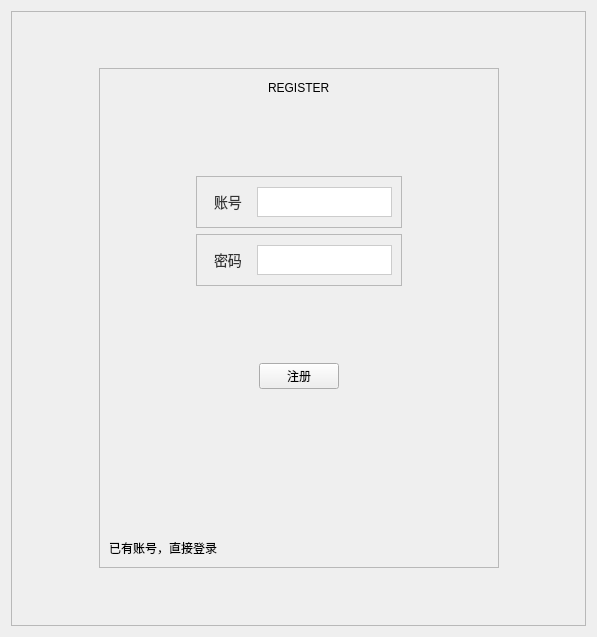
<?xml version="1.0" encoding="UTF-8"?>
<ui version="4.0">
 <class>registerwidget</class>
 <widget class="QWidget" name="registerwidget">
  <property name="geometry">
   <rect>
    <x>0</x>
    <y>0</y>
    <width>597</width>
    <height>637</height>
   </rect>
  </property>
  <property name="windowTitle">
   <string>Form</string>
  </property>
  <layout class="QGridLayout" name="gridLayout_4">
   <item row="0" column="0">
    <widget class="QFrame" name="frame_background">
     <property name="frameShape">
      <enum>QFrame::Shape::StyledPanel</enum>
     </property>
     <property name="frameShadow">
      <enum>QFrame::Shadow::Raised</enum>
     </property>
     <layout class="QGridLayout" name="gridLayout_2">
      <item row="0" column="0">
       <layout class="QHBoxLayout" name="horizontalLayout_4">
        <item>
         <spacer name="horizontalSpacer_5">
          <property name="orientation">
           <enum>Qt::Orientation::Horizontal</enum>
          </property>
          <property name="sizeHint" stdset="0">
           <size>
            <width>40</width>
            <height>20</height>
           </size>
          </property>
         </spacer>
        </item>
        <item>
         <widget class="QFrame" name="frame_login">
          <property name="sizePolicy">
           <sizepolicy hsizetype="Fixed" vsizetype="Fixed">
            <horstretch>0</horstretch>
            <verstretch>0</verstretch>
           </sizepolicy>
          </property>
          <property name="minimumSize">
           <size>
            <width>400</width>
            <height>500</height>
           </size>
          </property>
          <property name="maximumSize">
           <size>
            <width>400</width>
            <height>500</height>
           </size>
          </property>
          <property name="frameShape">
           <enum>QFrame::Shape::StyledPanel</enum>
          </property>
          <property name="frameShadow">
           <enum>QFrame::Shadow::Raised</enum>
          </property>
          <layout class="QVBoxLayout" name="verticalLayout">
           <item>
            <layout class="QHBoxLayout" name="horizontalLayout">
             <item>
              <spacer name="horizontalSpacer">
               <property name="orientation">
                <enum>Qt::Orientation::Horizontal</enum>
               </property>
               <property name="sizeHint" stdset="0">
                <size>
                 <width>40</width>
                 <height>20</height>
                </size>
               </property>
              </spacer>
             </item>
             <item>
              <widget class="QLabel" name="label_title">
               <property name="text">
                <string>REGISTER</string>
               </property>
              </widget>
             </item>
             <item>
              <spacer name="horizontalSpacer_2">
               <property name="orientation">
                <enum>Qt::Orientation::Horizontal</enum>
               </property>
               <property name="sizeHint" stdset="0">
                <size>
                 <width>40</width>
                 <height>20</height>
                </size>
               </property>
              </spacer>
             </item>
            </layout>
           </item>
           <item>
            <spacer name="verticalSpacer_2">
             <property name="orientation">
              <enum>Qt::Orientation::Vertical</enum>
             </property>
             <property name="sizeHint" stdset="0">
              <size>
               <width>18</width>
               <height>40</height>
              </size>
             </property>
            </spacer>
           </item>
           <item>
            <layout class="QHBoxLayout" name="horizontalLayout_3">
             <item>
              <spacer name="horizontalSpacer_3">
               <property name="orientation">
                <enum>Qt::Orientation::Horizontal</enum>
               </property>
               <property name="sizeHint" stdset="0">
                <size>
                 <width>40</width>
                 <height>20</height>
                </size>
               </property>
              </spacer>
             </item>
             <item>
              <widget class="QFrame" name="frame_username">
               <property name="styleSheet">
                <string notr="true">#label_username {
    font-size: 14px;
    color: #333333;
    padding: 5px;
}
#lineE_username {
	border: 1px solid #cccccc;
    padding: 5px;
    font-size: 14px;
    color: #333333;
}
</string>
               </property>
               <property name="frameShape">
                <enum>QFrame::Shape::StyledPanel</enum>
               </property>
               <property name="frameShadow">
                <enum>QFrame::Shadow::Raised</enum>
               </property>
               <layout class="QGridLayout" name="gridLayout">
                <item row="0" column="0">
                 <layout class="QHBoxLayout" name="horizontalLayout_2">
                  <item>
                   <widget class="QLabel" name="label_username">
                    <property name="text">
                     <string>账号</string>
                    </property>
                   </widget>
                  </item>
                  <item>
                   <widget class="QLineEdit" name="lineE_username"/>
                  </item>
                 </layout>
                </item>
               </layout>
              </widget>
             </item>
             <item>
              <spacer name="horizontalSpacer_4">
               <property name="orientation">
                <enum>Qt::Orientation::Horizontal</enum>
               </property>
               <property name="sizeHint" stdset="0">
                <size>
                 <width>40</width>
                 <height>20</height>
                </size>
               </property>
              </spacer>
             </item>
            </layout>
           </item>
           <item>
            <layout class="QHBoxLayout" name="horizontalLayout_7">
             <item>
              <spacer name="horizontalSpacer_9">
               <property name="orientation">
                <enum>Qt::Orientation::Horizontal</enum>
               </property>
               <property name="sizeHint" stdset="0">
                <size>
                 <width>40</width>
                 <height>20</height>
                </size>
               </property>
              </spacer>
             </item>
             <item>
              <widget class="QFrame" name="frame_password">
               <property name="styleSheet">
                <string notr="true">#label_password {
    font-size: 14px;
    color: #333333;
    padding: 5px;
}
#lineE_password {
	border: 1px solid #cccccc;
    padding: 5px;
    font-size: 14px;
    color: #333333;
}
</string>
               </property>
               <property name="frameShape">
                <enum>QFrame::Shape::StyledPanel</enum>
               </property>
               <property name="frameShadow">
                <enum>QFrame::Shadow::Raised</enum>
               </property>
               <layout class="QGridLayout" name="gridLayout_3">
                <item row="0" column="0">
                 <layout class="QHBoxLayout" name="horizontalLayout_8">
                  <item>
                   <widget class="QLabel" name="label_password">
                    <property name="text">
                     <string>密码</string>
                    </property>
                   </widget>
                  </item>
                  <item>
                   <widget class="QLineEdit" name="lineE_password"/>
                  </item>
                 </layout>
                </item>
               </layout>
              </widget>
             </item>
             <item>
              <spacer name="horizontalSpacer_10">
               <property name="orientation">
                <enum>Qt::Orientation::Horizontal</enum>
               </property>
               <property name="sizeHint" stdset="0">
                <size>
                 <width>40</width>
                 <height>20</height>
                </size>
               </property>
              </spacer>
             </item>
            </layout>
           </item>
           <item>
            <spacer name="verticalSpacer_4">
             <property name="orientation">
              <enum>Qt::Orientation::Vertical</enum>
             </property>
             <property name="sizeHint" stdset="0">
              <size>
               <width>18</width>
               <height>40</height>
              </size>
             </property>
            </spacer>
           </item>
           <item>
            <layout class="QHBoxLayout" name="horizontalLayout_18"/>
           </item>
           <item>
            <layout class="QHBoxLayout" name="horizontalLayout_16">
             <item>
              <spacer name="horizontalSpacer_21">
               <property name="orientation">
                <enum>Qt::Orientation::Horizontal</enum>
               </property>
               <property name="sizeHint" stdset="0">
                <size>
                 <width>40</width>
                 <height>20</height>
                </size>
               </property>
              </spacer>
             </item>
             <item>
              <widget class="QPushButton" name="btn_login">
               <property name="text">
                <string>注册</string>
               </property>
              </widget>
             </item>
             <item>
              <spacer name="horizontalSpacer_22">
               <property name="orientation">
                <enum>Qt::Orientation::Horizontal</enum>
               </property>
               <property name="sizeHint" stdset="0">
                <size>
                 <width>40</width>
                 <height>20</height>
                </size>
               </property>
              </spacer>
             </item>
            </layout>
           </item>
           <item>
            <spacer name="verticalSpacer_10">
             <property name="orientation">
              <enum>Qt::Orientation::Vertical</enum>
             </property>
             <property name="sizeHint" stdset="0">
              <size>
               <width>18</width>
               <height>40</height>
              </size>
             </property>
            </spacer>
           </item>
           <item>
            <spacer name="verticalSpacer_5">
             <property name="orientation">
              <enum>Qt::Orientation::Vertical</enum>
             </property>
             <property name="sizeHint" stdset="0">
              <size>
               <width>18</width>
               <height>40</height>
              </size>
             </property>
            </spacer>
           </item>
           <item>
            <layout class="QHBoxLayout" name="horizontalLayout_9">
             <item>
              <widget class="QLabel" name="label_title_4">
               <property name="text">
                <string>已有账号，直接登录</string>
               </property>
              </widget>
             </item>
             <item>
              <spacer name="horizontalSpacer_14">
               <property name="orientation">
                <enum>Qt::Orientation::Horizontal</enum>
               </property>
               <property name="sizeHint" stdset="0">
                <size>
                 <width>40</width>
                 <height>20</height>
                </size>
               </property>
              </spacer>
             </item>
            </layout>
           </item>
          </layout>
         </widget>
        </item>
        <item>
         <spacer name="horizontalSpacer_6">
          <property name="orientation">
           <enum>Qt::Orientation::Horizontal</enum>
          </property>
          <property name="sizeHint" stdset="0">
           <size>
            <width>40</width>
            <height>20</height>
           </size>
          </property>
         </spacer>
        </item>
       </layout>
      </item>
     </layout>
    </widget>
   </item>
  </layout>
 </widget>
 <resources/>
 <connections/>
</ui>
